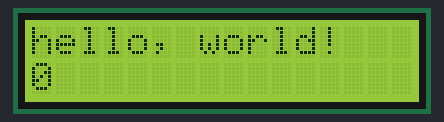
Simulated run of this program. Board: Arduino Uno, built with avr-gcc and run on an emulated ATmega328P. Shown: 16×2 character LCD.

Above: at 0.1 s.
At 4.1 s:
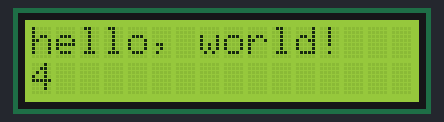
At 9.1 s:
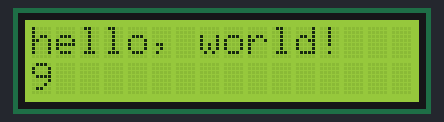
At 19.1 s:
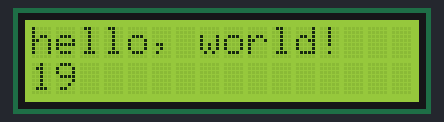
At 29.1 s:
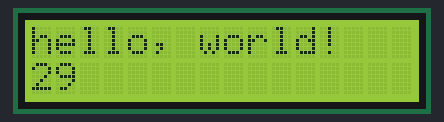
At 39.1 s:
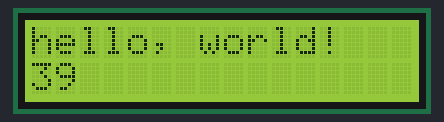

The program:

main.cpp
```cpp
#include <Arduino.h>
#include <LiquidCrystal.h>

// initialize the library by associating any needed LCD interface pin
// with the arduino pin number it is connected to
const int rs = A0 , en = A1 , d4 = A2 , d5 = A3 , d6 = A4 , d7 = A5;
LiquidCrystal lcd(rs, en, d4, d5, d6, d7);

void setup()
{
  // set up the LCD's number of columns and rows:
  lcd.begin(16, 2);
  // Print a message to the LCD.
  lcd.print("hello, world!");
}

void loop()
{
  // set the cursor to column 0, line 1
  // (note: line 1 is the second row, since counting begins with 0):
  lcd.setCursor(0, 1);
  // print the number of seconds since reset:
  lcd.print(millis() / 1000);
}
```

Measured:
- what the display in image 1 shows lasts 1.0 s, from 4.0 s to 5.0 s
